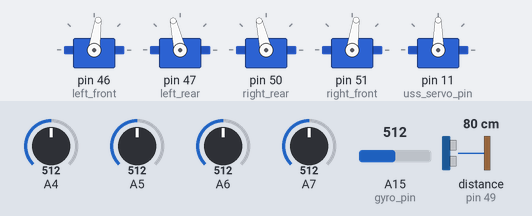
Bench run of a program on a simulated Arduino Mega 2560, built with avr-gcc and run on an emulated ATmega2560. On the bench: 5 × servo. Wiring (inferred from the names in the program): ultrasonic range finder: trigger pin 48; echo pin 49. Inputs (shaded band) come from the test bench; at power-on: distance to the obstacle (sensor on pin 49) 80 cm, A4 = 512, A5 = 512, A6 = 512, A7 = 512, A15 (gyro_pin) = 512. The echo pulse lasts 58.3 µs per cm.

Above: at 1.7 s.
1.8 s: distance to the obstacle (sensor on pin 49) set to 16 cm
3.3 s: distance to the obstacle (sensor on pin 49) set to 13 cm
At 4.8 s:
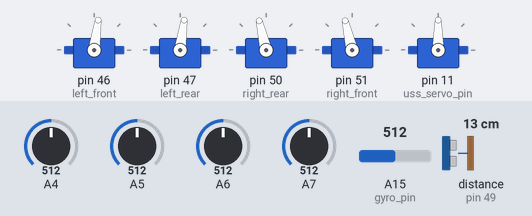
5.7 s: distance to the obstacle (sensor on pin 49) set to 18 cm
At 6.8 s:
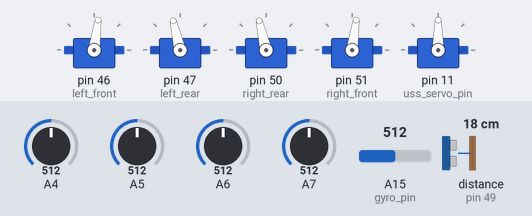
8.0 s: distance to the obstacle (sensor on pin 49) set to 2 cm
At 10.1 s:
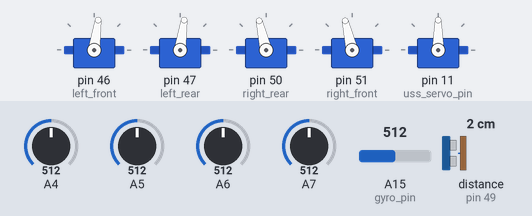
Timing chart, 0 to 11.3 s (numbered marks = the images above; inputs shaded):
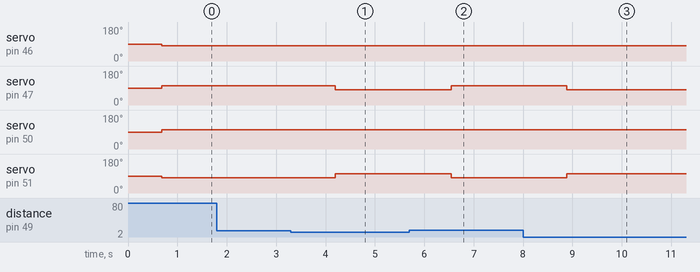

The program:

main.cpp
```cpp
#include <Arduino.h>
#include <SoftwareSerial.h>
#include "Sonar.h"
#include "Infrared.h"
#include "Gyro.h"
#include "ServoControl.h"
#include "Phototransistor.h"
#include "MachineState.h"
#include "Motion.h"
#include "ObstacleDetect.h"

// Serial Pointer
extern HardwareSerial *SerialCom;

// Gyro zero angle voltage
static float gyro_zero_calibration;

void setup()
{

  // Bluetooth
  SerialCom = &Serial1;
  SerialCom->begin(115200);

  // neccessary setups
  sonar_setup();
  ir_setup();
  servo_setup();

  // Gyro
  pinMode(A15, INPUT);
  gyro_zero_calibration = gyro_calibration();

  // start MSG
  SerialCom->println("Start");
}

void loop()
{
  // put your main code here, to run repeatedly:
static STATE machine_state = INITIALISING;     // start from the sate INITIALIING
switch (machine_state)
{
  case INITIALISING:
     machine_state = initialising();
     break;
  case RUNNING:
     machine_state = running();
     break;
  case STOPPED:
     machine_state = stopped();
     break;
}
}
```

Gyro.h
```cpp
#ifndef GYRO_H_
#define GYRO_H_

float measure_sonar();
float gyro_calibration();

#endif
```

Infrared.h
```cpp
#ifndef INFRARED_H_
#define INFRARED_H_

void ir_setup();
float measure_dist1();
float measure_dist2();
float measure_dist5();
float measure_dist6();

#endif
```

MachineState.h
```cpp
#ifndef MACHINESTATE_H
#define MACHINESTATE_H

// three machine states
enum STATE {
  INITIALISING,
  RUNNING,
  STOPPED
};

STATE initialising();
STATE running();
STATE stopped();

#endif
```

Motion.h
```cpp
#ifndef MOTION_H
#define MOTION_H

// define motions states
enum MOTION
{
  FORWARD,
  BACKWARD,
  LEFT_TURN,
  RIGHT_TURN,
  LEFT_ARC,
  RIGHT_ARC,
  BACKWARD_LEFT_TURN,
  STOP
};

void cruise();
void follow();
void extinguish();
void avoid();

void arbitrate();
void robot_move();

#endif
```

ObstacleDetect.h
```cpp
#ifndef OBSTACLEDETECT_H
#define OBSTACLEDETECT_H

int obstacle_detect();

#endif
```

Phototransistor.h
```cpp
#ifndef PHOTOTRANS_H_
#define PHOTOTRANS_H_

int read_left();
int read_right();
int read_front();
int read_back();

#endif
```

ServoControl.h
```cpp
#ifndef SERVOCONTROL_H_
#define SERVOCONTROL_H_

// Uss servo positions
#define FRONT 83
#define RIGHT 0
#define LEFT 180

// Motor Setup
// Default motor control pins
#define left_front 46
#define left_rear 47
#define right_rear 50
#define right_front 51
#define uss_servo_pin 11

int fan_servo_calib();
void servo_setup();
void speed_change_smooth();
void disable_motors();
void enable_motors();
void stop();
void forward();
void reverse();
void strafe_left();
void strafe_right();
void cw();
void ccw();
void reverse_ccw();
#endif
```

Sonar.h
```cpp
#ifndef SONAR_H_
#define SONAR_H_

void sonar_setup();
float measure_sonar();

#endif
```

Gyro.cpp
```cpp
#include <Gyro.h>
#include <Arduino.h>

// Gyro Setup
#define gyro_pin A15
float currentAngle = 0;
float gyroZeroVoltage = 0;
unsigned long T1 = 0;
unsigned long T2 = 0;

float gyro_calibration() {

  int sensorValue = 0;  // read out value of sensor
  float sum = 0;
  gyroZeroVoltage = 0;  // the value of voltage when gyro is zero

  for (int i = 0; i < 100; i++) {  //  read 100 values of voltage when gyro is at still, to calculate the zero-drift
    sensorValue = analogRead(A15);
    sum += sensorValue;
    delay(5);
  }
  gyroZeroVoltage = sum / 100;  // average the sum as the zero drifting

  return gyroZeroVoltage;
}

float measure_gyro() {

  T1 = 0;
  T1 = millis();
  // Reads the gyro angle
  float gyroRate = 0;
  float angularVelocity = 0;
  float gyroSensitivity = 0.007;  // Given in V/deg/s
  float rotationThreshold = 0.5;  // Defines minimum angular velocity before registering angle change due to drifting
  float angleChange = 0;

  // convert the 0-1023 signal to 0-5v
  gyroRate = ((analogRead(gyro_pin) * 5) / 1023);
  //SerialCom->print("gyroRate is: ");
  //SerialCom->println(gyroRate);

  // find the voltage offset the value of voltage when gyro is zero (still)
  gyroRate -= ((gyroZeroVoltage / 1023.0) * 5.0) - 0.49;
  //SerialCom->print("gyroRate after offset removed is: ");
  //SerialCom->println(gyroRate);
  //SerialCom->println(" ");

  // read out voltage divided the gyro sensitivity to calculate the angular velocity

  angularVelocity = gyroRate / gyroSensitivity;
  // SerialCom->print("angularVelocity is: ");
  // SerialCom->println(angularVelocity);
  // SerialCom->println(" ");

  // if the angular velocity is less than the threshold, ignore it
  if (abs(angularVelocity) >= rotationThreshold) {

    unsigned long T3 = T1 - T2;
    // we are running a loop in T. one second will run (1000/T).
    angleChange = angularVelocity / (1000 / T3);
    currentAngle += angleChange;
  }

  // Keep the angle between -180 and 180
  if (currentAngle < -180) {
    currentAngle += 360;
  } else if (currentAngle > 180) {
    currentAngle -= 360;
  }

  T2 = T1;
  delay(10);
  //SerialCom->print("current angle is: ");
  //SerialCom->println(currentAngle);
  return -1 * currentAngle;
}
```

Infrared.cpp
```cpp
#include "Infrared.h"
#include <Arduino.h>
#include <math.h>

void ir_setup() {
  // IR Sensors
  pinMode(A4, INPUT);
  pinMode(A5, INPUT);
  pinMode(A6, INPUT);
  pinMode(A7, INPUT);
}

float measure_dist1() {

  float current_mean = 0;
  float previous_mean = 0;
  float next_mean = 0;
  float Sigmat = 0;
  float Sigmat_next = 0;
  float previous_sigma = 0;
  double voltage = 0;

  float Q = 1;
  float R = 0.01;  // values closer to 1 cause faster convergence but less accurate

  float Kt = 0;

  float dist = 0;

  // Tweak the number of iterations
  for (int i = 0; i < 60; i++) {
    voltage = analogRead(A4);
    dist = 10307 * pow(voltage, -0.847);

    current_mean = previous_mean;
    Sigmat = previous_sigma + R;

    Kt = Sigmat / (Sigmat + Q);
    next_mean = current_mean + Kt * (dist - current_mean);
    Sigmat_next = (1 - Kt * Sigmat);

    previous_sigma = Sigmat_next;
    previous_mean = next_mean;
  }

  dist = next_mean;

  if (dist != dist) {
    dist = 2000;
  }

  return dist;
}

float measure_dist2() {

  float current_mean = 0;
  float previous_mean = 0;
  float next_mean = 0;
  float Sigmat = 0;
  float Sigmat_next = 0;
  float previous_sigma = 0;
  double voltage = 0;

  float Q = 1;
  float R = 0.01;  // values closer to 1 cause faster convergence but less accurate

  float Kt = 0;

  float dist = 0;

  // Tweak the number of iterations
  for (int i = 0; i < 60; i++) {

    voltage = analogRead(A5);
    dist = 9091.2 * pow(voltage, -0.825);

    current_mean = previous_mean;
    Sigmat = previous_sigma + R;

    Kt = Sigmat / (Sigmat + Q);
    next_mean = current_mean + Kt * (dist - current_mean);
    Sigmat_next = (1 - Kt * Sigmat);

    previous_sigma = Sigmat_next;
    previous_mean = next_mean;
  }

  dist = next_mean;

  if (dist != dist) {
    dist = 2000;
  }

  // SerialCom->print("Short 2 is: ");
  // SerialCom->println(SHORT_DIST_2);

  return dist;
}

float measure_dist5() {

  float current_mean = 0;
  float previous_mean = 0;
  float next_mean = 0;
  float Sigmat = 0;
  float Sigmat_next = 0;
  float previous_sigma = 0;
  double voltage = 0;

  float Q = 1;
  float R = 0.01;  // values closer to 1 cause faster convergence but less accurate

  float Kt = 0;

  float dist = 0;

  // Tweak the number of iterations
  for (int i = 0; i < 100; i++) {
    voltage = analogRead(A6);
    dist = 10 * 4302.7 * pow(voltage, -0.934);

    current_mean = previous_mean;
    Sigmat = previous_sigma + R;

    Kt = Sigmat / (Sigmat + Q);
    next_mean = current_mean + Kt * (dist - current_mean);
    Sigmat_next = (1 - Kt * Sigmat);

    previous_sigma = Sigmat_next;
    previous_mean = next_mean;
  }

  dist = next_mean - 50;

  if (dist != dist) {
    dist = 2000;
  }

  return dist;
}

float measure_dist6() {

  float current_mean = 0;
  float previous_mean = 0;
  float next_mean = 0;
  float Sigmat = 0;
  float Sigmat_next = 0;
  float previous_sigma = 0;
  double voltage = 0;

  float Q = 1;
  float R = 0.005;  // values closer to 1 cause faster convergence but less accurate

  float Kt = 0;

  float dist = 0;

  // Tweak the number of iterations
  for (int i = 0; i < 100; i++) {
    voltage = analogRead(A7);
    dist = 10 * 5049.9 * pow(voltage, -1.006);

    current_mean = previous_mean;
    Sigmat = previous_sigma + R;

    Kt = Sigmat / (Sigmat + Q);
    next_mean = current_mean + Kt * (dist - current_mean);
    Sigmat_next = (1 - Kt * Sigmat);

    previous_sigma = Sigmat_next;
    previous_mean = next_mean;
  }

  dist = next_mean;

  if (dist != dist) {
    dist = 2000;
  }

  return dist;
}
```

MachineState.cpp
```cpp
#include <SoftwareSerial.h>
#include <Arduino.h>
#include "Motion.h"
#include "ServoControl.h"
#include "MachineState.h"

// Serial Pointer
HardwareSerial *SerialCom;

//====================================================================== functions with machine STATE outputs ====================================================//

STATE initialising(){
  enable_motors();                                 // enable motors
  return RUNNING;                               // return to RUNING STATE DIRECTLY
}

STATE running(){
  //read_serial_command();                      // read command from serial communication

  speed_change_smooth();                 //function to speed up and slow down smoothly
  // four function
  cruise();
  follow();
  extinguish();
  avoid();
  // select the output command based on the function priority
  arbitrate();

  return RUNNING;   // return to RUNNING STATE again, it will run the RUNNING

}                                                            // STATE REPEATLY

STATE stopped(){
  disable_motors();                           // disable the motors
  return STOPPED;
}
```

Motion.cpp
```cpp
#include <Arduino.h>
#include "ObstacleDetect.h"
#include "Motion.h"
#include "ServoControl.h"

#define FAN_PIN 45

// declare function output and function flag
MOTION cruise_command;
int cruise_output_flag;
MOTION follow_command;
int follow_output_flag;
MOTION extinguish_command;
int extinguish_output_flag;
MOTION avoid_command;
int avoid_output_flag;
int motor_input;

// After reversing tell cruise to move left or right
int reversed_flag;

// cruise function output command and flag
void cruise()
{
  cruise_command = FORWARD;
  cruise_output_flag = 1;
}

// follow function output command and flag
void follow()
{ // int delta;
  //float grey_photo, purple_photo, green_photo, blue_photo;
  // For now im assuming Grey is front, purple is right, green is back, blue is left
  //grey_photo = readPhotoGrey();
  // Do same for others
  //right_photo = ....if
  /*delta=photo_right - photo_left;
     if (abs(delta)>photo_dead_zone)
       {if (delta>0)
         follow_command=LEFT_TURN;
       else
         follow_command=RIGHT_TURN;
       follow_output_flag=1;
       }
     else
       follow_output_flag=0; */
}

// turn on fan until light goes out or for 10 seconds
void extinguish()
{
  extinguish_command = STOP;
}

// avoid function output command and flag
void avoid()
{
  int val;
  val = obstacle_detect();
  if (val == 2)
  {
    avoid_output_flag = 1;
    avoid_command = RIGHT_ARC;
  }
  else if (val == 3)
  {
    avoid_output_flag = 1;
    avoid_command = LEFT_ARC;
  }
  else if (val == 1)
  {
    avoid_output_flag = 1;
    avoid_command = BACKWARD;
    //reversed_flag = 1;

  }
  else
  {
    avoid_output_flag = 0;
  }
}

// check flag and select command based on priority
void arbitrate()
{
  if (cruise_output_flag == 1)
  {
    motor_input = cruise_command;
  }
  if (follow_output_flag == 1)
  {
    motor_input = follow_command;
  }
  if (extinguish_output_flag == 1)
  {
    motor_input = extinguish_command;
  }
  if (avoid_output_flag == 1)
  {
    motor_input = avoid_command;
  }
  robot_move();
}

// connect the selected commands to the robot motions
void robot_move()
{
  switch (motor_input)
  {
  case FORWARD:
    forward();
    delay(1000);
    break;

  case BACKWARD:
    reverse();
    delay(1000);
    break;

  case LEFT_TURN:
    ccw();
    delay(1000);
    break;

  case RIGHT_TURN:
    cw();
    delay(1000);
    break;

  case LEFT_ARC:
    strafe_left();
    delay(1000);
    break;

  case RIGHT_ARC:
    strafe_right();
    delay(1000);
    break;

  case BACKWARD_LEFT_TURN:
    reverse_ccw();
    delay(1000);
    break;

  case STOP:
    stop();
    delay(1000);
  }
}
```

ObstacleDetect.cpp
```cpp
#include "ObstacleDetect.h"
#include "Infrared.h"
#include "Sonar.h"

int obstacle_detect() {

int val = 0;
float a = measure_dist6();       // Left
float b = measure_dist2();       // Left Diagonal
float c = measure_dist1();       // Right Diagonal
float d = measure_dist5();       // Right
float e = measure_sonar();       // Front

    float threshold_distance = 150;     //Distance until an object is registered

    // Create flags for threshold being breached
    bool front_obstacle = false;
    bool left_obstacle = false;
    bool right_obstacle = false;
    bool side_obstacle = false;

    // Check if sensors detect obstacle
    if (e < threshold_distance) {
        front_obstacle = true;
    }
    if (b < threshold_distance) {
        left_obstacle = true;
    }
    if (a < threshold_distance) {
        left_obstacle = true;
    }
    if (c < threshold_distance) {
        right_obstacle = true;
    }
    if (d < threshold_distance) {
        right_obstacle = true;
    }
    if (a < threshold_distance && d < threshold_distance) {
        side_obstacle = true;
    }

    // Arguments to move right (obstacle on the left)
    if (front_obstacle && a > d) {
        val = 2;
    }
    if (left_obstacle) {
        val = 2;
    }

    // Arguments to move left (obstacle on the right)
    if (front_obstacle && d > a) {
        val = 3;
    }
    if (right_obstacle) {
        val = 3;
    }

    // Argument to move back (boxed in on all sides)
    if (front_obstacle && right_obstacle && left_obstacle && side_obstacle) {
        val = 1;
    }

    return val;

}
```

Phototransistor.cpp
```cpp
#include "Phototransistor.h"
#include <Arduino.h>

int read_left(){
  return analogRead(A15);
}

int read_right(){
  return analogRead(A14);
}

int read_front(){
  return analogRead(A13);
}

int read_back(){
  return analogRead(A12);
}
```

Sonar.cpp
```cpp
#include "Sonar.h"
#include <Arduino.h>

// USS Setup
#define TRIG_PIN 48
#define ECHO_PIN 49
float sonar_dist = 0;

void sonar_setup() {
  pinMode(ECHO_PIN, INPUT);
  pinMode(TRIG_PIN, OUTPUT);
}

float measure_sonar() {  // returns raw sonar distance

  // Using USS to measure x position
  long startTime = 0;
  long endTime = 0;

  jump:
  // Trigger ultrasonic signal
  digitalWrite(TRIG_PIN, LOW);
  delayMicroseconds(2);
  digitalWrite(TRIG_PIN, HIGH);
  delayMicroseconds(10);
  digitalWrite(TRIG_PIN, LOW);

  // Measure the time for the signal to return
  while (digitalRead(ECHO_PIN) == LOW) { startTime = micros(); }

  while (digitalRead(ECHO_PIN) == HIGH) { endTime = micros(); }

  // Calculate distance in milliimeters
  float pulseDuration = endTime - startTime;
  sonar_dist = pulseDuration / 5.8;

  if (sonar_dist < 0){
    goto jump;
  }

  delay(1);

  return sonar_dist;
}   
```

Source omitted: ServoControl.cpp (4983 bytes)

Measured:
- the behaviour switches between 15 and 14 cm on distance to the obstacle (sensor on pin 49) (found by bisection; images 0 and 1)
- after the input at 1.8 s, every drawn part: stays the same
- after the input at 3.3 s, servo on pin 47 (left_rear): 103° → 82° after 0.90 s; servo on pin 51 (right_front): 82° → 103° after 0.90 s
- after the input at 5.7 s, servo on pin 47 (left_rear): 82° → 103° after 0.84 s; servo on pin 51 (right_front): 103° → 82° after 0.84 s
- after the input at 8.0 s, servo on pin 47 (left_rear): 103° → 82° after 0.88 s; servo on pin 51 (right_front): 82° → 103° after 0.88 s
